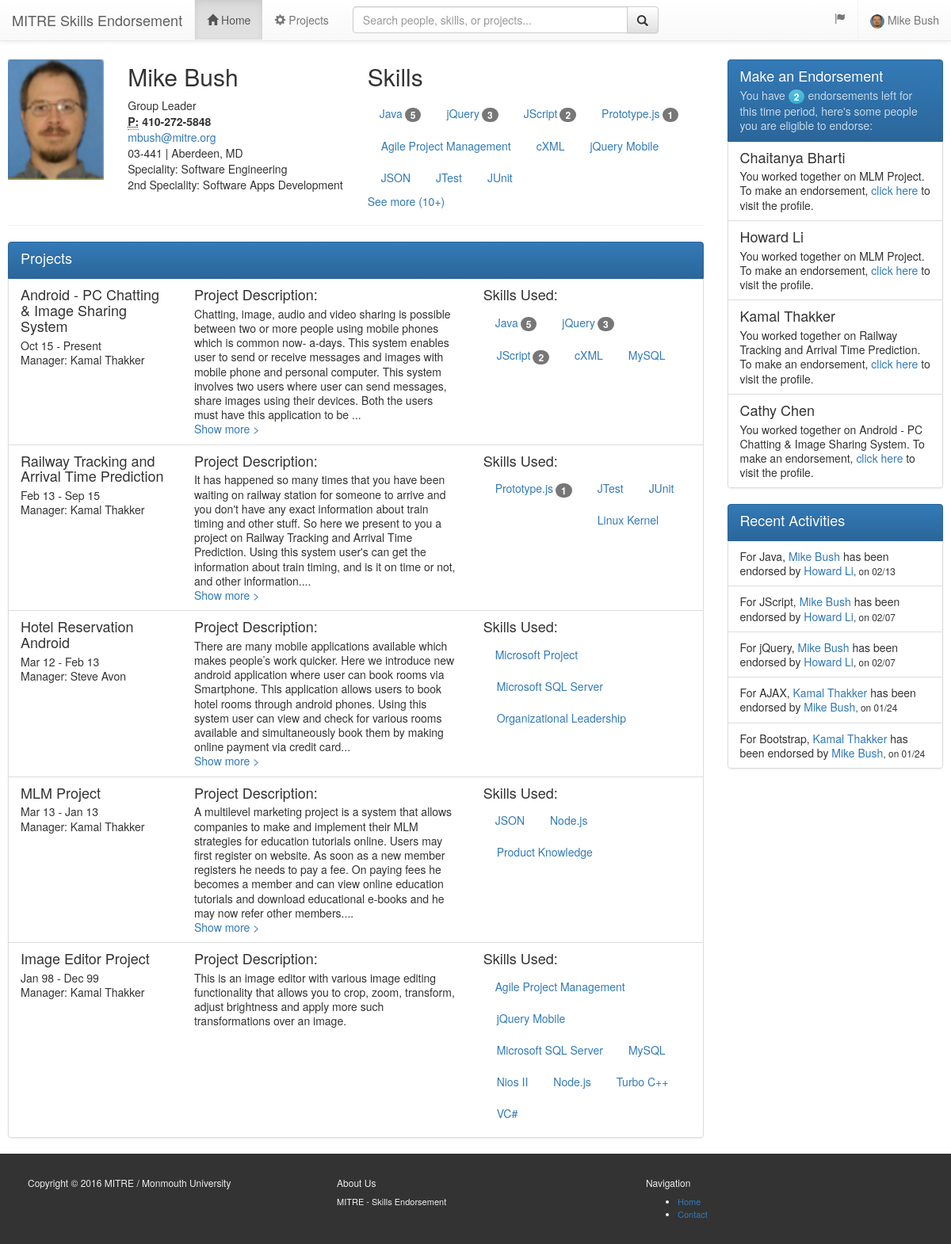
The app's page /user/index.php (signed in) with its own data.
### tables this page shows
CREATE TABLE `users` (
  `user_id` int(11) NOT NULL AUTO_INCREMENT,
  `uname` varchar(50) NOT NULL DEFAULT '',
  `role` varchar(50) NOT NULL DEFAULT '',
  `psword` varchar(20) DEFAULT NULL,
  `fname` varchar(25) DEFAULT NULL,
  `lname` varchar(25) DEFAULT NULL,
  `gender` varchar(1) DEFAULT NULL,
  `email` varchar(50) DEFAULT NULL,
  `phone` varchar(15) DEFAULT NULL,
  `address` varchar(100) DEFAULT NULL,
  `state` varchar(2) DEFAULT NULL,
  `city` varchar(50) DEFAULT NULL,
  `zip` varchar(20) DEFAULT NULL,
  `registration_date` datetime DEFAULT NULL,
  `last_login` datetime DEFAULT NULL,
  `login_attempt` int(11) DEFAULT NULL,
  `blocked_time` datetime DEFAULT NULL,
  `approved_by_admin` varchar(1) DEFAULT NULL,
  `speciality` varchar(75) DEFAULT NULL,
  `speciality2` varchar(75) DEFAULT NULL,
  `job_title` varchar(25) DEFAULT NULL,
  `userdp` varchar(50) DEFAULT NULL,
  PRIMARY KEY (`user_id`,`uname`,`role`)
);

CREATE TABLE `projects` (
  `project_id` int(11) unsigned NOT NULL AUTO_INCREMENT,
  `user_id` int(11) DEFAULT NULL,
  `project_name` varchar(50) DEFAULT NULL,
  `project_desc` varchar(5000) DEFAULT NULL,
  `start_date` date DEFAULT NULL,
  `end_date` date DEFAULT NULL,
  `manager_user_id` int(11) DEFAULT NULL,
  `approved` char(1) DEFAULT 'N',
  PRIMARY KEY (`project_id`)
);

CREATE TABLE `project_skills` (
  `project_skill_id` int(11) unsigned NOT NULL AUTO_INCREMENT,
  `project_id` int(11) DEFAULT NULL,
  `skill_id` int(11) DEFAULT NULL,
  PRIMARY KEY (`project_skill_id`)
);

CREATE TABLE `skill_endorsements` (
  `skill_endorsement_id` int(11) unsigned NOT NULL AUTO_INCREMENT,
  `user_id` int(11) DEFAULT NULL,
  `skill_id` int(11) DEFAULT NULL,
  `endorsed_by_user_id` int(11) DEFAULT NULL,
  `comments` varchar(5000) DEFAULT NULL,
  `endorsed_on` timestamp NULL DEFAULT CURRENT_TIMESTAMP,
  PRIMARY KEY (`skill_endorsement_id`)
);

CREATE TABLE IF NOT EXISTS `skills` (
  `skill_id` int(11) NOT NULL AUTO_INCREMENT,
  `name` varchar(80) NOT NULL,
  PRIMARY KEY (`skill_id`)
);

### user/classes/user.php (called while the page is built, shortened)
<?php
class user{
public function getUserInfo($user_id){
		$dbc = mysqli_connect($GLOBALS['db_servername'], $GLOBALS['db_username'], $GLOBALS['db_password'], $GLOBALS['db_name']) or die("Not connected..");
		$q = "select * from users
				where user_id=".$user_id;
		$r = mysqli_query($dbc,$q);
		if (mysqli_num_rows($r) == 1)
		{
			$row = mysqli_fetch_array($r);
			return 	$row;
		}
		else
		{
			return null;
		}
	}
public function getUserSkillsWithRank($user_id){
	$dbc = mysqli_connect($GLOBALS['db_servername'], $GLOBALS['db_username'], $GLOBALS['db_password'], $GLOBALS['db_name']) or die("Not connected..");
		$q = "/*All user's skills with endorsement rankings*/
				select distinct userskills.user_id, userskills.skill_id, userskills.skill_name, skillrank.rank from
				(
					select p.user_id, ps.skill_id, s.name as skill_name from project_skills ps
					inner join projects p on p.project_id=ps.project_id
					inner join skills s on s.skill_id=ps.skill_id
				 	where upper(p.approved)='Y' and user_id=".$user_id."
				) userskills
				left join
				(
					select skill_id, count(skill_id) as rank from  skill_endorsements
					where user_id=".$user_id."
					group by skill_id
				) skillrank
				on userskills.skill_id=skillrank.skill_id
				order by skillrank.rank desc, userskills.skill_name";
		$r = mysqli_query($dbc,$q);
		if (isset($r) && mysqli_num_rows($r) >= 1)
		{
			return 	$r;
		}
		else
		{
			return null;
		}
	}
}
?>

### user/classes/endorsement.php (called while the page is built, shortened)
<?php
class endorsement{
public function getEndorsementSuggestions($logged_user_id){
	$dbc = mysqli_connect($GLOBALS['db_servername'], $GLOBALS['db_username'], $GLOBALS['db_password'], $GLOBALS['db_name']) or die("Not connected..");
		$q = "/*Endorsement suggestions*/
				select p2.project_id, p2.project_name, u.user_id, u.fname, u.lname,
				case when already_endorsed.cskill is null then
				FLOOR(RAND() * 15) + 1 else already_endorsed.cskill end as cskill
				FROM projects p1
				inner join projects p2 on
				p1.project_name=p2.project_name and p2.user_id<>".$logged_user_id." and p2.approved='Y'
				inner join users u on
				p2.user_id=u.user_id
				left join
				(select user_id, count(skill_id)*100 cskill from skill_endorsements
				WHERE endorsed_by_user_id=1) already_endorsed on
				already_endorsed.user_id=u.user_id
				where p1.approved='Y' and p1.user_id=".$logged_user_id."
				order by cskill
				limit 5;";
		$r = mysqli_query($dbc,$q);
		if (isset($r) && mysqli_num_rows($r) >= 1)
		{
			return 	$r;
		}
		else
		{
			return null;
		}
	}
public function getRecentActivities(){
	$dbc = mysqli_connect($GLOBALS['db_servername'], $GLOBALS['db_username'], $GLOBALS['db_password'], $GLOBALS['db_name']) or die("Not connected..");
		$q = "/*Recent activities*/
				select se.*, s.name,
				uto.fname as uto_fname,
				uto.lname as uto_lname,
				uby.fname as uby_fname,
				uby.lname as uby_lname
				from skill_endorsements se
				inner join skills s on
				se.skill_id=s.skill_id
				inner join users uto on
				uto.user_id=se.user_id
				inner join users uby on
				uby.user_id=se.endorsed_by_user_id
				order by se.endorsed_on desc
				limit 5";
		$r = mysqli_query($dbc,$q);
		if (isset($r) && mysqli_num_rows($r) >= 1)
		{
			return 	$r;
		}
		else
		{
			return null;
		}
	}
public function getEndorsementLeft($user_id){
	$dbc = mysqli_connect($GLOBALS['db_servername'], $GLOBALS['db_username'], $GLOBALS['db_password'], $GLOBALS['db_name']) or die("Not connected..");
		$q = "select (select c.value from config c where c.name='max_endorsement')-count(*) as endorsement_left from  skill_endorsements se
					where year(endorsed_on)=year(CURDATE()) and se.endorsed_by_user_id=".$user_id;
		$r = mysqli_query($dbc,$q);
		if (isset($r) && mysqli_num_rows($r) >= 1)
		{
			$row = mysqli_fetch_array($r);
			return 	$row['endorsement_left'];
		}
		else
		{
			return null;
		}
	}
}
?>

### user/classes/project.php (called while the page is built, shortened)
<?php
class project{
	public function getApprovedProjects($user_id){
	$dbc = mysqli_connect($GLOBALS['db_servername'], $GLOBALS['db_username'], $GLOBALS['db_password'], $GLOBALS['db_name']) or die("Not connected..");
		$q = "/*List of approved projects*/
				select p.*, u.fname as manager_fname, u.lname as manager_lname from projects p
				inner join users u on p.manager_user_id=u.user_id
				where upper(approved)='Y' and p.user_id=".$user_id. " order by p.end_date is not null, p.end_date desc, p.start_date desc";
		$r = mysqli_query($dbc,$q);
		if (isset($r) && mysqli_num_rows($r) >= 1)
		{
			return 	$r;
		}
		else
		{
			return null;
		}
	}
	public function getProjectSkills($project_id){
	$dbc = mysqli_connect($GLOBALS['db_servername'], $GLOBALS['db_username'], $GLOBALS['db_password'], $GLOBALS['db_name']) or die("Not connected..");
		$q = "/*Project skills with ranking*/
				select pskill.user_id, pskill.project_skill_id, pskill.project_id, pskill.skill_id, pskill.skill_name, skillrank.rank  from
				(
					select p.user_id, ps.project_skill_id, ps.project_id, ps.skill_id, s.name as skill_name from project_skills ps
					inner join skills s on s.skill_id=ps.skill_id
					inner join projects p on p.project_id=ps.project_id
					where p.project_id=".$project_id."
				) pskill
				left join
				(
					select user_id, skill_id, count(skill_id) as rank from  skill_endorsements
					group by user_id, skill_id
				) skillrank
				on pskill.skill_id=skillrank.skill_id and pskill.user_id=skillrank.user_id
				order by skillrank.rank desc, pskill.skill_name;";
		$r = mysqli_query($dbc,$q);
		if (isset($r) && mysqli_num_rows($r) >= 1)
		{
			return 	$r;
		}
		else
		{
			return null;
		}
	}
}
?>

### user/index.php (the view, shortened to what this page needs)
<?php
$search_user_id=null;
include_once 'includes/header.php';
include_once 'classes/user.php';
include_once 'classes/project.php';
include_once 'classes/endorsement.php';
?>
<?php
function printSkills($dbRows_UserSkillsWithRank, $HowManyShow, $LoggedInUserId, $DisplayUsername, $EndorsementLeft)
{
	$counter = 0;
	$more = 0;
	echo '<ul class="nav nav-pills" role="tablist">';
	while ( isset($dbRows_UserSkillsWithRank) && $dbRow = mysqli_fetch_array($dbRows_UserSkillsWithRank))
	{
		$counter = $counter + 1;
		$li_str = '<li role="presentation"><a href="#" data-toggle="modal" data-target="#makeViewEndorsementsModal" data-skillid="'.$dbRow['skill_id'].'"  data-skillname="'.$dbRow['skill_name'].'"  data-displayuserid="'.$dbRow['user_id'].'"  data-loggedinuserid="'.$LoggedInUserId.'" data-displayusername="'.$DisplayUsername.'" data-endorsementleft="'.$EndorsementLeft.'">'. $dbRow['skill_name'] .'<span class="badge">'. $dbRow['rank'] .'</span></a></li>';
		if ($counter <= $HowManyShow)
		{
			echo $li_str;
		}
		else if ($counter==$HowManyShow+1)
		{
			$more = $more + 1;
		}
		else if ($counter>$HowManyShow)
		{
			$more = $more + 1;
		}
	}
	echo '</ul>';
	if ($counter>$HowManyShow)
		echo '<a href="#" id="more" data-more="'.$more.'" class="morelessul" data-toggle="collapse" data-target="#hiddenskills">See more ('.$more.'+) </a>';
}
?>
<?php
if(isset($search_user_id))
	$display_user_id=$search_user_id;
else
	$display_user_id=$userid;
$objUser = new user();
$dbRow_UserInfo = $objUser->getUserInfo($display_user_id);
$dbRows_UserSkillsWithRank = $objUser->getUserSkillsWithRank($display_user_id);
$objProject = new project();
$dbRow_Projects = $objProject->getApprovedProjects($display_user_id);
$objEndorsement = new endorsement();
$dbRows_Suggestions = $objEndorsement->getEndorsementSuggestions($userid);
$dbRows_RecentActivities = $objEndorsement->getRecentActivities();
$endorsement_left = $objEndorsement->getEndorsementLeft($userid);
?>
<div class="container-fluid">
    <div class="row">
        <div class="col-md-9" role="main" style="background-color: #ffffff">
	        <div class="row">
		        <div class="col-md-2" style="background-color: #ffffff">
			        <img src="<?php if ( isset($dbRow_UserInfo['userdp']) ) echo '../images/userdp/'. $dbRow_UserInfo['userdp']; else echo '../images/userdp/default-user.png';?>" class="img-responsive voffset3" alt="Cinque Terre" width="200" height="200">
		        </div>
				<div class="col-md-4" style="background-color: #ffffff">
					<h2 class="text-capitalize"><?php
						$displayname=$dbRow_UserInfo['fname'] . ' ' . $dbRow_UserInfo['lname'];
						echo $displayname;
						?></h2>
                    <addres>
                        <span class="text-capitalize"><?php echo $dbRow_UserInfo['job_title']; ?></span> <br/>
						<strong><abbr title="Phone">P:</abbr> <?php echo $dbRow_UserInfo['phone']; ?></strong><br/>
						<a href="mailto:#"><?php echo $dbRow_UserInfo['email']; ?></a> <br/>
						<?php echo $dbRow_UserInfo['zip']; ?> | <?php echo $dbRow_UserInfo['city']; ?>, <?php echo $dbRow_UserInfo['state']; ?> <br/>
						Speciality: <?php echo $dbRow_UserInfo['speciality']; ?> <br/>
						2nd Speciality: <?php echo $dbRow_UserInfo['speciality2']; ?>
					</addres>
			</div>
			<div class="col-md-6" style="background-color: #ffffff">
					<h2 class="text-capitalize">Skills</h2>
					<?php printSkills($dbRows_UserSkillsWithRank, 10, $userid, $displayname, $endorsement_left); ?>
				</div>
	        </div>
		     <hr class="divider">
		     <div class="row">
			    <div class="col-md-12" style="background-color: #ffffff">
				      <div class="bs-example" data-example-id="list-group-custom-content">
	            <div class="list-group">
		            <div  class="list-group-item active">
		            	<h4 class="list-group-item-heading">Projects</h4>
		            </div>
		            <?php while ( isset($dbRow_Projects) && $dbRow = mysqli_fetch_array($dbRow_Projects)){ ?>
		            <div  class="list-group-item">
			          <div class="row">
				          <div class="col-md-3" style="background-color: #ffffff">
					          <h4 class="list-group-item-heading"><?php echo $dbRow['project_name']; ?></h4>
					          <p class="list-group-item-text">
								<?php
									$startDate = new DateTime($dbRow['start_date']);
									echo $startDate->format('M y') . ' - ';
									if (isset($dbRow['end_date'])) {
										$endDate = new DateTime($dbRow['end_date']);
										echo $endDate->format('M y'); }
									else
										echo 'Present';
								?>
					          </p>
					          <p class="list-group-item-text text-capitalize">Manager:
						          <?php echo $dbRow['manager_fname'] . ' ' . $dbRow['manager_lname']; ?>
					          </p>
				          </div>
				          <div class="col-md-5" style="background-color: #ffffff">
					          <h4 class="list-group-item-heading">Project Description:</h4>
							  <p class="list-group-item-text">
								  <span class="more">
								  <?php echo $dbRow['project_desc']; ?>
								  </span></p>
				          </div>
				          <div class="col-md-4" style="background-color: #ffffff">
					          <h4 class="list-group-item-heading">Skills Used:</h4>
					          <?php
								  $dbRow_ProjectSkills = $objProject->getProjectSkills($dbRow['project_id']);
					          ?>
				          </div>
			          </div>
			        </div>
				    <?php } ?>
				</div>
			</div>
			    </div>
		     </div>
        </div>
        <div class="col-md-3" role="complementary" style="background-color: #ffffff">
		<nav class="bs-docs-sidebar hidden-print hidden-xs hidden-sm affix-top voffset3">
            <div class="bs-example" data-example-id="list-group-custom-content">
	            <div class="list-group">
		           <?php if (isset($dbRows_Suggestions)) { ?>
		            <div  class="list-group-item active">
		            <h4 class="list-group-item-heading">Make an Endorsement</h4>
		            <p class="list-group-item-text">You have <span class="badge progress-bar-info"><?php echo $endorsement_left;?></span>   endorsements left for this time period, here's some people you are eligible to endorse:</p> </div>
		           <?php } ?>
		            <?php
			        $usedlname = "";
			        while ( isset($dbRows_Suggestions) && $dbRow = mysqli_fetch_array($dbRows_Suggestions))
					{
						$lname=$dbRow['user_id'];
						$pos = strpos($usedlname, $lname,0);
						if ($pos!==false) {} else {
					?>
		            	<div  class="list-group-item">
				            <h4 class="list-group-item-heading"><span class="text-capitalize"><?php echo $dbRow['fname'] . ' ' . $dbRow['lname']?></span></h4>
				            <p class="list-group-item-text">You worked together on <?php echo $dbRow['project_name']?>. To make an endorsement, <a href="index.php?search_user_id=<?php echo $dbRow['user_id']?>">click here</a> to visit the profile.</p>
			            </div>
		             <?php
			             }
			             $usedlname =   $usedlname . $dbRow['user_id'];
			           } ?>
				</div>
	            <div class="list-group">
		           <?php if (isset($dbRows_RecentActivities)) { ?>
		            <div  class="list-group-item active">
		            <h4 class="list-group-item-heading">Recent Activities</h4> </div>
		           <?php } ?>
		            <?php
			        while ( isset($dbRows_RecentActivities) && $dbRow = mysqli_fetch_array($dbRows_RecentActivities))
					{ ?>
		            	<div  class="list-group-item">
				            <p class="list-group-item-text">
					            For <?php echo $dbRow['name'];?>,
					            <a href="index.php?search_user_id=<?php echo $dbRow['user_id']?>">
					            <span class="text-capitalize"><?php echo $dbRow['uto_fname'] . ' ' . $dbRow['uto_lname'] ?></span></a> has been endorsed by
					            <a href="index.php?search_user_id=<?php echo $dbRow['endorsed_by_user_id']?>">
					            <span class="text-capitalize"><?php echo $dbRow['uby_fname'] . ' ' . $dbRow['uby_lname'] ?></span></a><small>, on
					            <?php
						            		$EndorsedOn = new DateTime($dbRow['endorsed_on']);
											echo $EndorsedOn->format('m/d');
					            		?>
					            </small>
					           </p>
			            </div>
		             <?php
			           } ?>
				</div>
			</div>
		</nav>
        </div>
    </div>
</div>
<?php
include_once 'includes/footer.php';
?>

### user/includes/stylesmain.css (style rules this page uses)
body { -webkit-font-smoothing: antialiased; text-rendering: optimizelegibility; //padding-top: 30px; //margin-left: 10px; //margin-right: 10px; //margin-bottom: 15px; }
body > .container-fluid { padding: 60px 10px 0px 10px; }
.badge { //-webkit-border-radius: 0 !important; //-moz-border-radius: 0 !important; //border-radius: 0 !important; }
.voffset3 { margin-top: 15px; }

### records on screen
users: userdp (picture), displayname "Mike Bush", job_title "Group Leader", phone "410-272-5848", email "mbush@mitre.org", zip "03-441", city "Aberdeen", state "MD", speciality "Software Engineering", speciality2 "Software Apps Development"
projects: project_name "Android - PC Chatting & Image Sharing System", start_date "Oct 15", shows "Present", users.fname "Kamal", users.lname "Thakker", project_desc "Chatting, image, audio and video sharing is possible between two or more people using mobile phones which is common now- a-days. This system enables user to send or receive messages and images with mobile phone and personal computer. This system involves two users where user can send messages, share images using their devices. Both the users must have this application to be"
project_skills: skill_name "Java", rank "5"
project_skills: skill_name "jQuery", rank "3"
project_skills: skill_name "JScript", rank "2"
project_skills: skill_name "cXML"
project_skills: skill_name "MySQL"
projects: project_name "Railway Tracking and Arrival Time Prediction", start_date "Feb 13", end_date "Sep 15", users.fname "Kamal", users.lname "Thakker", project_desc "It has happened so many times that you have been waiting on railway station for someone to arrive and you don't have any exact information about train timing and other stuff. So here we present to you a project on Railway Tracking and Arrival Time Prediction. Using this system user's can get the information about train timing, and is it on time or not, and other information."
project_skills: skill_name "Prototype.js", rank "1"
project_skills: skill_name "JTest"
project_skills: skill_name "JUnit"
project_skills: skill_name "Linux Kernel"
projects: project_name "Hotel Reservation Android", start_date "Mar 12", end_date "Feb 13", users.fname "Steve", users.lname "Avon", project_desc "There are many mobile applications available which makes people’s work quicker. Here we introduce new android application where user can book rooms via Smartphone. This application allows users to book hotel rooms through android phones. Using this system user can view and check for various rooms available and simultaneously book them by making online payment via credit card"
project_skills: skill_name "Microsoft Project"
project_skills: skill_name "Microsoft SQL Server"
project_skills: skill_name "Organizational Leadership"
projects: project_name "MLM Project", start_date "Mar 13", end_date "Jan 13", users.fname "Kamal", users.lname "Thakker", project_desc "A multilevel marketing project is a system that allows companies to make and implement their MLM strategies for education tutorials online. Users may first register on website. As soon as a new member registers he needs to pay a fee. On paying fees he becomes a member and can view online education tutorials and download educational e-books and he may now refer other members."
project_skills: skill_name "JSON"
project_skills: skill_name "Node.js"
project_skills: skill_name "Product Knowledge"
projects: project_name "Image Editor Project", start_date "Jan 98", end_date "Dec 99", users.fname "Kamal", users.lname "Thakker", project_desc "This is an image editor with various image editing functionality that allows you to crop, zoom, transform, adjust brightness and apply more such transformations over an image."
project_skills: skill_name "Agile Project Management"
project_skills: skill_name "jQuery Mobile"
project_skills: skill_name "Microsoft SQL Server"
project_skills: skill_name "MySQL"
project_skills: skill_name "Nios II"
project_skills: skill_name "Node.js"
project_skills: skill_name "Turbo C++"
project_skills: skill_name "VC#"
projects: fname "Chaitanya", lname "Bharti", project_name "MLM Project"
projects: fname "Howard", lname "Li", project_name "MLM Project"
projects: fname "Kamal", lname "Thakker", project_name "Railway Tracking and Arrival Time Prediction"
projects: fname "Cathy", lname "Chen", project_name "Android - PC Chatting & Image Sharing System"
skill_endorsements: skill.name "Java", users.fname "Mike", users.lname "Bush", users.fname "Howard", users.lname "Li", endorsed_on "02/13"
skill_endorsements: skill.name "JScript", users.fname "Mike", users.lname "Bush", users.fname "Howard", users.lname "Li", endorsed_on "02/07"
skill_endorsements: skill.name "jQuery", users.fname "Mike", users.lname "Bush", users.fname "Howard", users.lname "Li", endorsed_on "02/07"
skill_endorsements: skill.name "AJAX", users.fname "Kamal", users.lname "Thakker", users.fname "Mike", users.lname "Bush", endorsed_on "01/24"
skill_endorsements: skill.name "Bootstrap", users.fname "Kamal", users.lname "Thakker", users.fname "Mike", users.lname "Bush", endorsed_on "01/24"

### other values on screen
$fname "Mike"
$lname "Bush"
$dbRow['skill_name'] "Java"
$dbRow['rank'] "5"
$dbRow['skill_name'] "jQuery"
$dbRow['rank'] "3"
$dbRow['skill_name'] "JScript"
$dbRow['rank'] "2"
$dbRow['skill_name'] "Prototype.js"
$dbRow['rank'] "1"
$dbRow['skill_name'] "Agile Project Management"
$dbRow['skill_name'] "cXML"
$dbRow['skill_name'] "jQuery Mobile"
$dbRow['skill_name'] "JSON"
$dbRow['skill_name'] "JTest"
